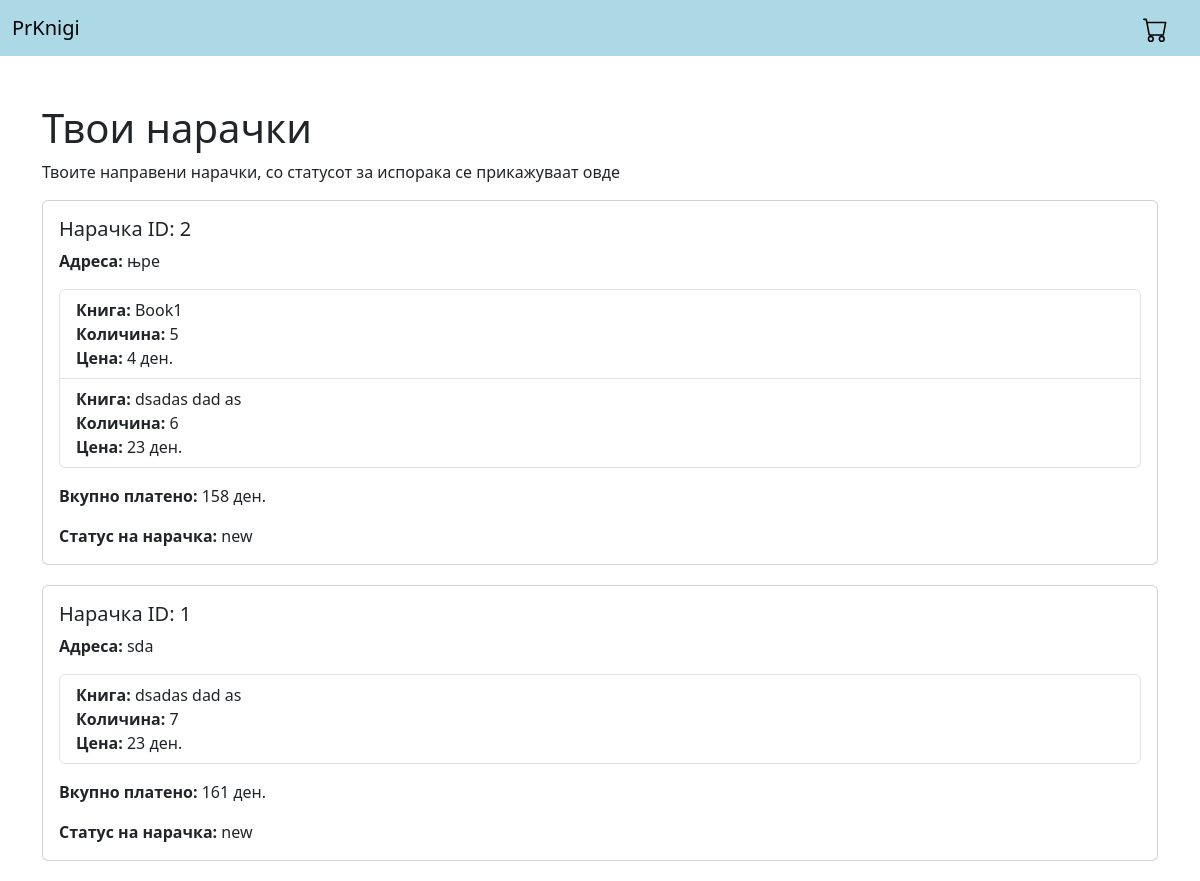
The app's page /orders/ (signed in), older data.
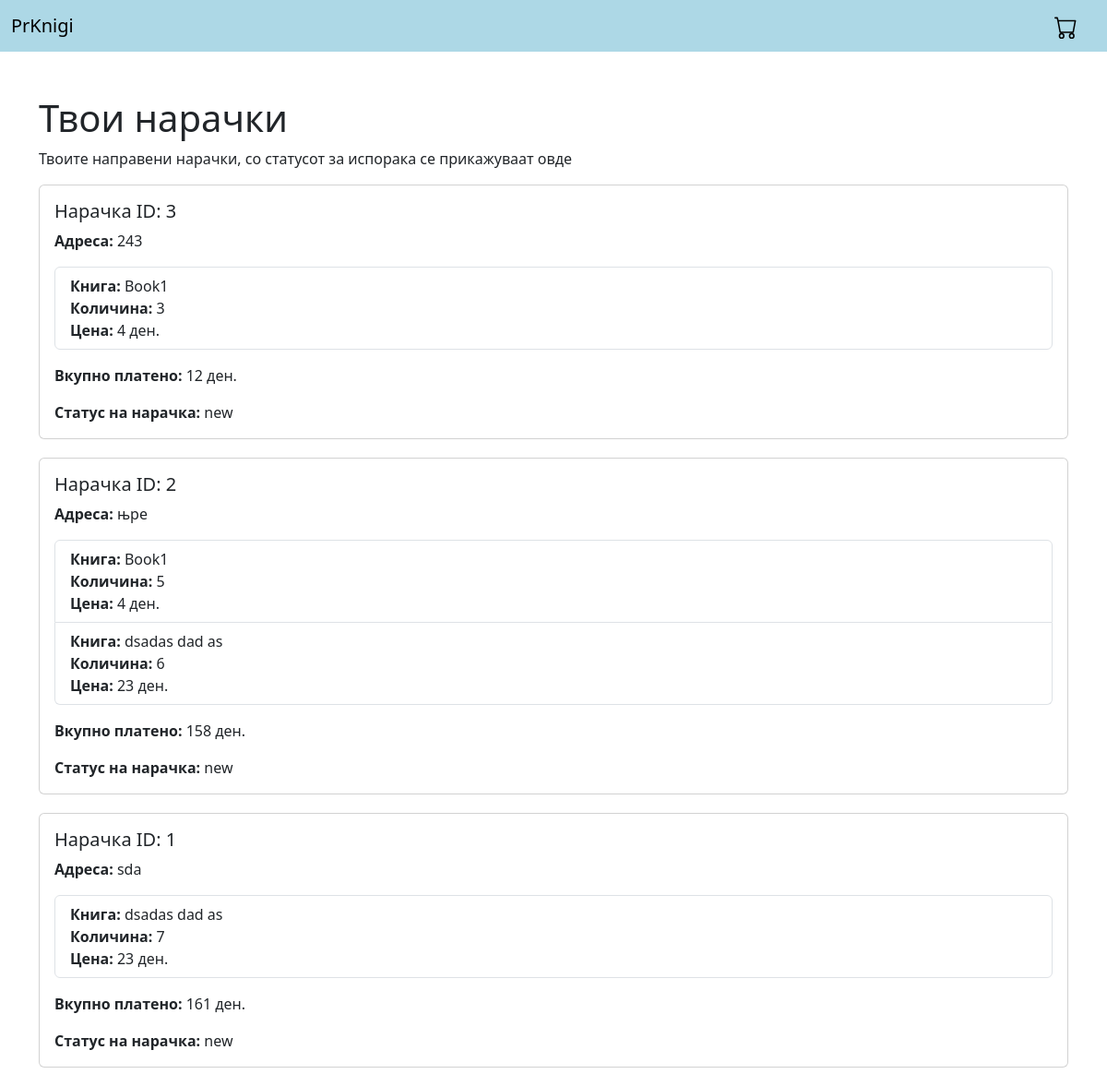
The same page, newer data.
### books/models.py (models this page shows, shortened)
class Order(models.Model):
    id = models.AutoField(primary_key=True)
    cart = models.ForeignKey(Cart, on_delete=models.CASCADE)
    full_name = models.CharField(max_length=255)
    address = models.CharField(max_length=255)
    delivery_status = models.CharField(max_length=255, choices=[('new', 'New'), ('delivering', 'Delivering'), ('delivered', 'Delivered')])

class CartItem(models.Model):
    cart = models.ForeignKey(Cart, on_delete=models.CASCADE)
    book = models.ForeignKey(Book, on_delete=models.CASCADE)
    quantity = models.IntegerField()

class Book(models.Model):
    title = models.CharField(max_length=255)
    description = models.TextField()
    image = models.ImageField(upload_to='books/')
    author = models.CharField(max_length=255)
    price = models.IntegerField()
    quantity = models.IntegerField()

### books/views.py (the view)
# urls.py: path('orders/', order_list_view, name='orders'),
def order_list_view(request):
    if not request.user.is_authenticated:
        return redirect('/login')
    orders = Order.objects.filter(cart__user=request.user).order_by('-id')
    for order in orders:
        order.cart_items = CartItem.objects.filter(cart=order.cart)
        total = 0
        for item in list(order.cart_items):
            total += item.quantity * item.book.price
        order.total = total
    context = {
        'orders': orders
    }
    return render(request, 'orders.html', context)

### books/templates/orders.html (shortened to what this page needs)
<!DOCTYPE html>
<html>
<head>
  <link rel="stylesheet" href="https://cdn.jsdelivr.net/npm/bootstrap@5.3.0/dist/css/bootstrap.min.css">
</head>
<body>
<nav class="navbar navbar-expand-lg" style="background-color: lightblue">
      <div class="container-fluid">
        <a class="navbar-brand" href="#">PrKnigi</a>
        <a href="/cart">
        <div style="float: right; margin-right:20px; font-size: 20px; cursor: pointer; color: black" >
        </div>
        </a>
      </div>
    </nav>
<br/><br/>
  <div class="container">
    <h1>Твои нарачки</h1>
    <p>Твоите направени нарачки, со статусот за испорака се прикажуваат овде</p>
    {% for order in orders %}
    <div class="card order-card">
      <div class="card-body">
        <h5 class="card-title">Нарачка ID: {{ order.id }}</h5>
        <p class="card-text"><strong>Адреса:</strong> {{ order.address }}</p>
        <ul class="list-group mb-3">
          {% for item in order.cart_items %}
          <li class="list-group-item">
            <div><strong>Книга:</strong> {{ item.book.title }}</div>
            <div><strong>Количина:</strong> {{ item.quantity }}</div>
            <div><strong>Цена:</strong> {{ item.book.price }} ден.</div>
          </li>
          {% endfor %}
        </ul>
        <p class="card-text"><strong>Вкупно платено:</strong> {{ order.total }} ден.</p>
        <p class="card-text"><strong>Статус на нарачка:</strong> {{ order.delivery_status }}</p>
      </div>
    </div>
    {% endfor %}
  </div>
</body>
</html>

Row changes from the older to the newer data that the page shows:
added Order: id "3", address "243", total "12", delivery_status "new"
added CartItem: book "Book1", quantity "3", book.price "4"
